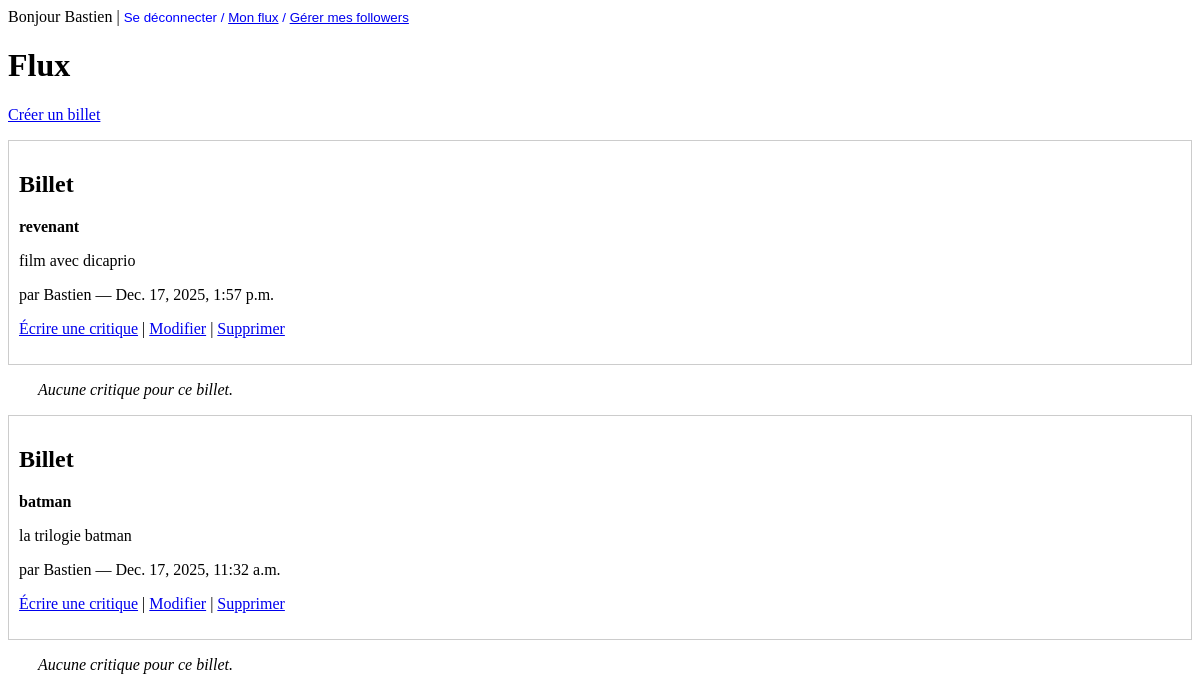
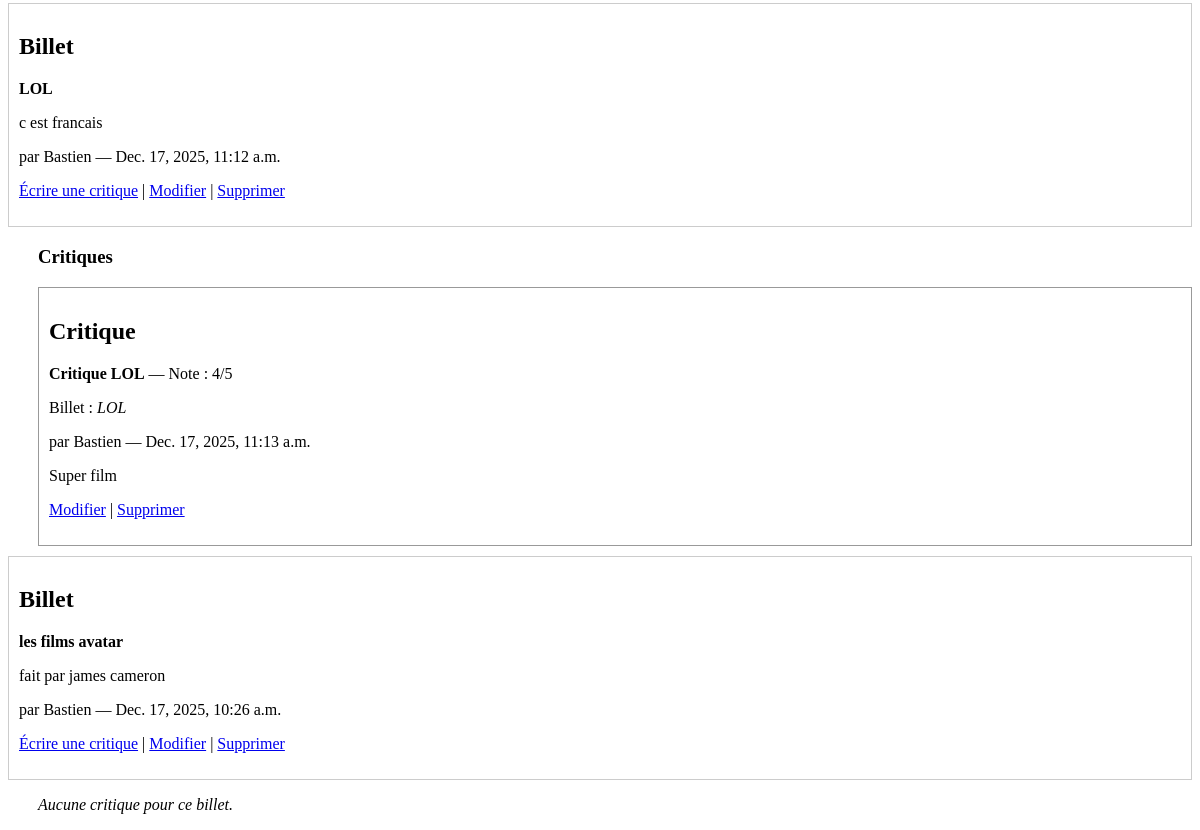
The page / (signed in) on the database as committed earlier (2 pictures, top to bottom).
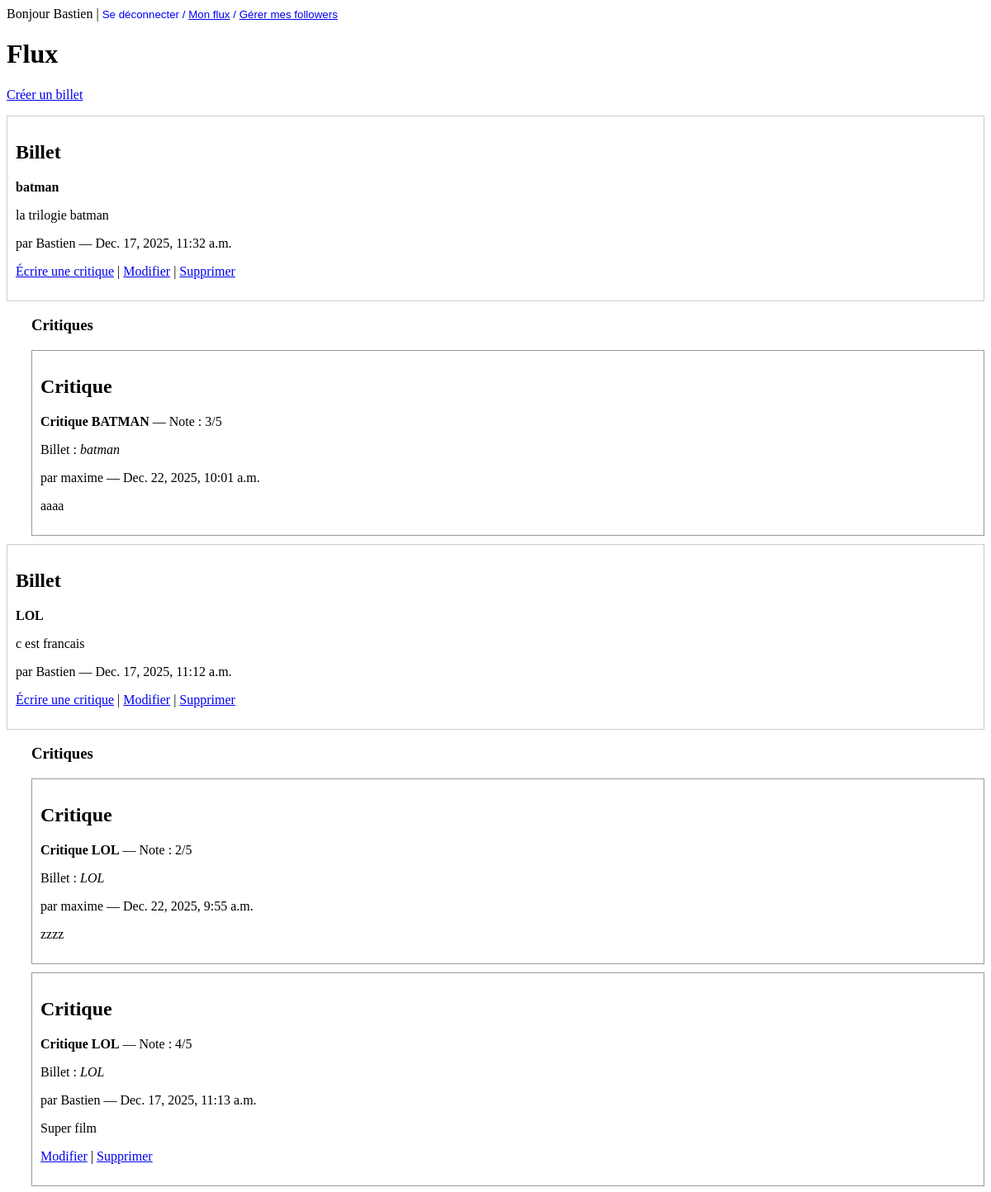
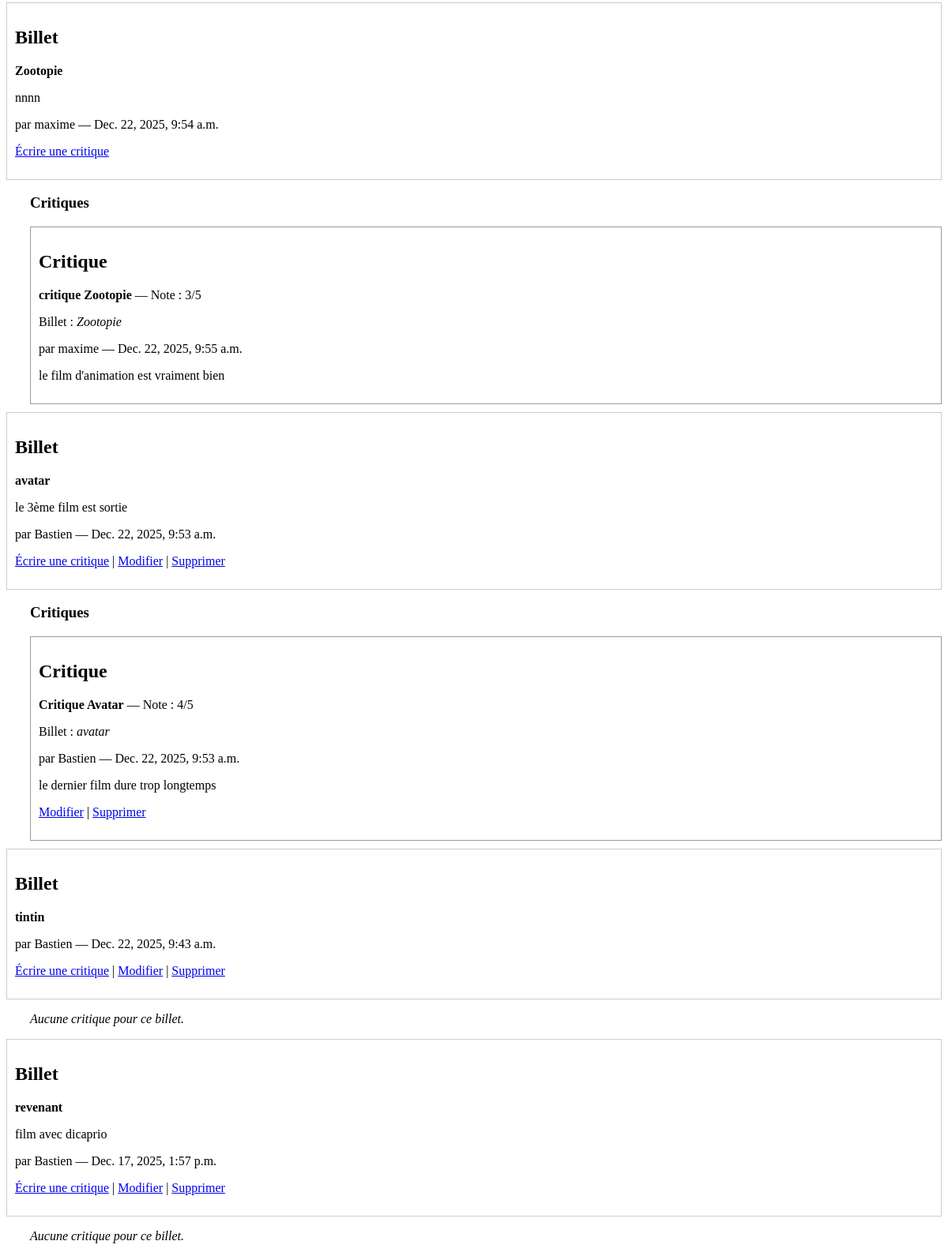
The same page on the database as committed later (2 pictures, top to bottom).
### accounts/models.py (models this page shows)
class User(AbstractUser):
    pass

### reviews/models.py (models this page shows, shortened)
class Ticket(models.Model):
    title = models.CharField(max_length=128)
    description = models.TextField(blank=True)
    user = models.ForeignKey(settings.AUTH_USER_MODEL, on_delete=models.CASCADE)
    image = models.ImageField(upload_to="tickets/", null=True, blank=True)
    time_created = models.DateTimeField(auto_now_add=True)

class Review(models.Model):
    ticket = models.ForeignKey(Ticket, on_delete=models.CASCADE)
    rating = models.PositiveSmallIntegerField(
        validators=[MinValueValidator(0), MaxValueValidator(5)]
    )
    headline = models.CharField(max_length=128)
    body = models.TextField(blank=True)
    user = models.ForeignKey(settings.AUTH_USER_MODEL, on_delete=models.CASCADE)
    time_created = models.DateTimeField(auto_now_add=True)

### reviews/views.py (the view)
# urls.py: path("", review_views.feed, name="home"),
@login_required
def feed(request):
    user = request.user
    followed_users_ids = UserFollows.objects.filter(user=user).values_list(
        "followed_user_id", flat=True
    )
    tickets_own = Ticket.objects.filter(user=user)
    tickets_followed = Ticket.objects.filter(user__in=followed_users_ids)
    tickets = tickets_own.union(tickets_followed)
    reviews_own = Review.objects.filter(user=user)
    reviews_followed = Review.objects.filter(user__in=followed_users_ids)
    reviews_on_my_tickets = Review.objects.filter(ticket__user=user)
    reviews = reviews_own.union(
        reviews_followed,
        reviews_on_my_tickets,
    )
    reviews_by_ticket_id = {}
    for review in reviews:
        reviews_by_ticket_id.setdefault(review.ticket_id, []).append(review)
    feed_groups = []
    for ticket in tickets:
        ticket_reviews = reviews_by_ticket_id.get(ticket.id, [])
        ticket_reviews.sort(key=lambda r: r.time_created, reverse=True)
        latest_review = ticket_reviews[0] if ticket_reviews else None
        activity_time = ticket.time_created
        if latest_review and latest_review.time_created > activity_time:
            activity_time = latest_review.time_created
        feed_groups.append(
            {
                "ticket": ticket,
                "reviews": ticket_reviews,  # toutes les reviews visibles liées à ce ticket
                "latest_review": latest_review,  # la plus récente
                "activity_time": activity_time,  # sert au tri du flux
            }
        )
    feed_groups.sort(key=lambda g: g["activity_time"], reverse=True)
    return render(
        request,
        "reviews/feed.html",
        {"feed_groups": feed_groups},
    )

### templates/reviews/feed.html (shortened to what this page needs)
{% extends "base.html" %}
{% block content %}
<h1>Flux</h1>
<p>
  <a href="{% url 'ticket_create' %}"> Créer un billet</a>
</p>
{% for group in feed_groups %}
  {% include "reviews/ticket.html" with post=group.ticket %}
  {% if group.reviews %}
    <div style="margin-left: 30px;">
      <h3>Critiques</h3>
      {% for review in group.reviews %}
        {% include "reviews/review.html" with post=review %}
      {% endfor %}
    </div>
  {% else %}
    <p style="margin-left: 30px;">
      <em>Aucune critique pour ce billet.</em>
    </p>
  {% endif %}
{% empty %}
  <p>Aucun contenu à afficher.</p>
{% endfor %}
{% endblock %}

### templates/base.html (shortened to what this page needs)
<!DOCTYPE html>
<html lang="fr">
  <head>
  </head>
  <body>
    <header>
      <nav>
        {% if user.is_authenticated %} Bonjour {{ user.username }} |
        <form method="post" action="{% url 'logout' %}" style="display: inline">
          <button
            type="submit"
            style="
              background: none;
              border: none;
              color: blue;
              cursor: pointer;
              padding: 0;
            "
          >
            Se déconnecter /
            <a href="{% url 'feed' %}"> Mon flux</a> /
            <a href="{% url 'follows' %}"> Gérer mes followers</a>
          </button>
        </form>
        {% else %}
        <a href="{% url 'login' %}">Connexion</a> |
        <a href="{% url 'signup' %}">Inscription</a>
        {% endif %}
      </nav>
    </header>
    <main>{% block content %}{% endblock %}</main>
  </body>
</html>

### templates/reviews/ticket.html
<article style="border: 1px solid #ccc; padding: 10px; margin-bottom: 10px;">
  <h2>Billet</h2>
  <p><strong>{{ post.title }}</strong></p>
  <p>{{ post.description }}</p>
  <p>par {{ post.user.username }} — {{ post.time_created }}</p>
  <p>
    <a href="{% url 'review_create' post.id %}">Écrire une critique</a>
    {% if post.user == request.user %}
      | <a href="{% url 'ticket_edit' post.id %}">Modifier</a>
      | <a href="{% url 'ticket_delete' post.id %}">Supprimer</a>
    {% endif %}
  </p>
</article>

### templates/reviews/review.html
<article style="border: 1px solid #999; padding: 10px; margin-bottom: 10px;">
  <h2>Critique</h2>
  <p>
    <strong>{{ post.headline }}</strong> — Note : {{ post.rating }}/5
  </p>
  <p>
    Billet : <em>{{ post.ticket.title }}</em>
  </p>
  <p>
    par {{ post.user.username }} — {{ post.time_created }}
  </p>
  <p>{{ post.body }}</p>
  {% if post.user == request.user %}
    <p>
      <a href="{% url 'review_edit' post.id %}">Modifier</a> |
      <a href="{% url 'review_delete' post.id %}">Supprimer</a>
    </p>
  {% endif %}
</article>

Rows that differ between the two databases and show on the page:
removed Ticket: title "les films avatar", description "fait par james cameron", user.username "Bastien", time_created "Dec. 17, 2025, 10:26 a.m.", shows "Modifier", shows "Aucune critique pour ce billet."
computed for Ticket "batman": text "Aucune critique pour ce billet." → "Critiques"
added Review: headline "Critique BATMAN", rating "3", ticket "batman", user.username "maxime", time_created "Dec. 22, 2025, 10:01 a.m.", body "aaaa", shown under Ticket "batman"
added Review: headline "Critique LOL", rating "2", ticket "LOL", user.username "maxime", time_created "Dec. 22, 2025, 9:55 a.m.", body "zzzz", shown under Ticket "LOL"
added Ticket: title "Zootopie", description "nnnn", user.username "maxime", time_created "Dec. 22, 2025, 9:54 a.m."
added Review: headline "critique Zootopie", rating "3", ticket "Zootopie", user.username "maxime", time_created "Dec. 22, 2025, 9:55 a.m.", body "le film d'animation est vraiment bien"
added Ticket: title "avatar", description "le 3ème film est sortie", user.username "Bastien", time_created "Dec. 22, 2025, 9:53 a.m.", shows "Modifier"
added Review: headline "Critique Avatar", rating "4", ticket "avatar", user.username "Bastien", time_created "Dec. 22, 2025, 9:53 a.m.", body "le dernier film dure trop longtemps", shows "Modifier"
added Ticket: title "tintin", user.username "Bastien", time_created "Dec. 22, 2025, 9:43 a.m.", shows "Modifier", shows "Aucune critique pour ce billet."
shown differently, row unchanged: Ticket "revenant": moves down the list
